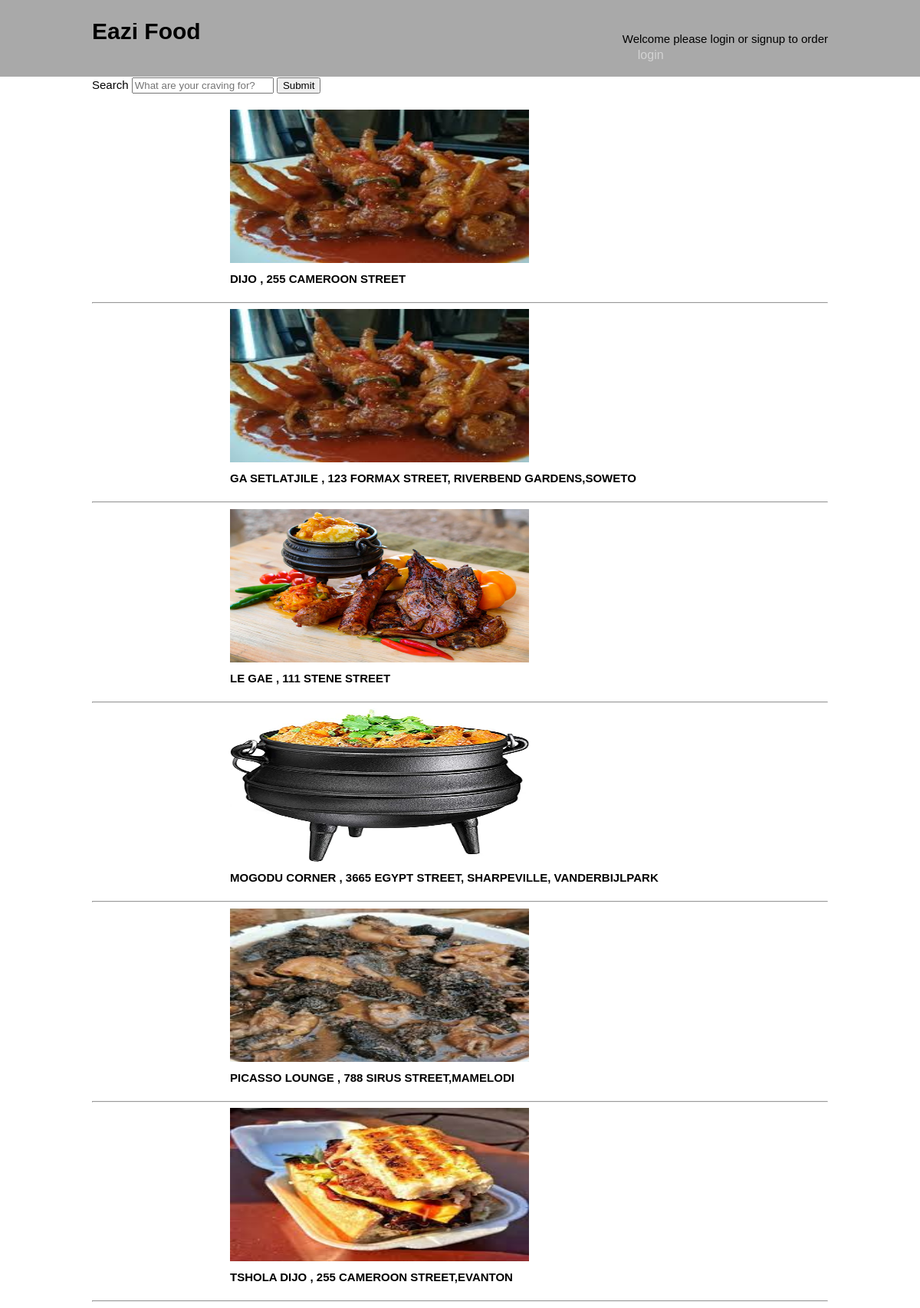
The app's page /Group11_TheAccelerators_Demo/customerPage.php with its own data.
### tables this page shows
CREATE TABLE `restaurant` (
  `restaurantName` varchar(50) NOT NULL,
  `address` varchar(50) NOT NULL,
  `cuisine` varchar(50) NOT NULL,
  `firstName` varchar(50) NOT NULL,
  `lastName` varchar(50) NOT NULL,
  `email` varchar(50) NOT NULL,
  `phoneNumber` varchar(10) NOT NULL,
  `password` int(50) NOT NULL,
  `image` varchar(100) NOT NULL
);

### Group11_TheAccelerators_Demo/customerPage.php (the view, shortened to what this page needs)
<?php
include("connection.php");
?>
<!DOCTYPE html>
<html lang="en">
<head>
    <link rel="stylesheet" href="./css/style.css">
</head>
<body>
    <header>
        <div class="container">
            <div id="branding">
                <h1>Eazi Food</h1>
            </div>
            <nav>
                <?php
                if ($_SESSION['customerName'] != null) {
                    echo '<div>Welcome ' . $_SESSION['customerName'] . '</div>'
                        . '<ul>
                                <li><a href="logout.php">Logout</a></li>
                            </ul>';
                } else {
                    echo '<div>Welcome please login or signup to order</div>'
                        . '<ul>
                                <li><a href="login.php">login</a></li>
                            </ul>';
                }
                ?>
            </nav>
        </div>
    </header>
    <section>
        <form method="POST" action="restaurants.php" class="container">
            <label for="">Search</label>
            <input type=" text" placeholder="What are your craving for?" name="search" />
            <input type="submit" name="submit"><br><br>
            <?php
            $sql = "SELECT * FROM restaurant";
            $results = $con->query($sql);
            if ($results->num_rows > 0) {
                while ($row = mysqli_fetch_assoc($results)) {
                    echo "<div class='contain'>" . "<a href ='menu.php?rn=" . $row["restaurantName"] . "'>"
                        . "<img class='image-style' src='restaurantImages/" . $row['image'] . "' style='height: 200px; width:50%';> <a><br>"
                        . "<div>" . "<h4>" . $row["restaurantName"] . " , " . $row["address"] . "</h4>"  . "</div>" . "</div>" . "<hr>";
                }
            } else {
                echo "Error: " . $sql . "<br>" . $con->error;
            }
            ?>
        </form>
    </section>
</body>
</html>

### Group11_TheAccelerators_Demo/css/style.css (style rules this page uses)
body { font-family: Arial, Helvetica, sans-serif; font-size: 15px; line-height: 1.4em; padding: 0; margin: 0; background-color: white; }
.container { width: 80%; margin: auto; overflow: hidden; }
header { background-color: darkgray; padding-top: 30px; min-height: 70px; }
header a { color: lightgray; text-decoration: none; font-size: 16px; }
ul { margin: 0; padding: 0; }
header li { float: left; display: inline; padding: 0 20px 0 20px; }
header #branding { float: left; }
header #branding h1 { margin: 0; }
header nav { float: right; margin-top: 10px; }

### Group11_TheAccelerators_Demo/customerPage.php (style rules this page uses)
.contain h4 { margin-top: 5px; text-transform: uppercase; }
.contain { margin-left: 180px; }

### records on screen
restaurant: image (picture), restaurantName "DIJO", address "255 CAMEROON STREET"
restaurant: image (picture), restaurantName "GA SETLATJILE", address "123 FORMAX STREET, RIVERBEND GARDENS,SOWETO"
restaurant: image (picture), restaurantName "LE GAE", address "111 STENE STREET"
restaurant: image (picture), restaurantName "MOGODU CORNER", address "3665 EGYPT STREET, SHARPEVILLE, VANDERBIJLPARK"
restaurant: image (picture), restaurantName "PICASSO LOUNGE", address "788 SIRUS STREET,MAMELODI"
restaurant: image (picture), restaurantName "TSHOLA DIJO", address "255 CAMEROON STREET,EVANTON"
